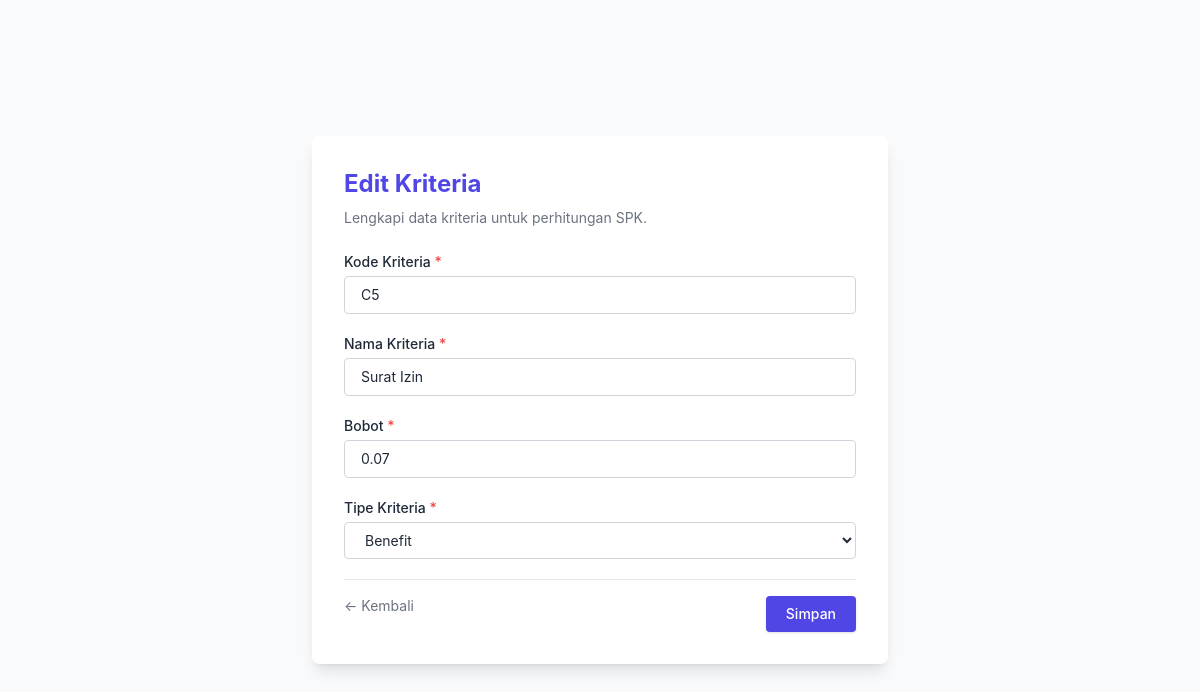
Screenshot of /app/views/kriteria/form.php?id=19 (signed in) with the database file from the repository.
### tables this page shows
CREATE TABLE `kriteria` (
  `id` int NOT NULL,
  `kode` varchar(10) NOT NULL,
  `nama` varchar(100) NOT NULL,
  `bobot` float NOT NULL,
  `tipe` enum('benefit','cost') NOT NULL,
  `created_at` timestamp NULL DEFAULT CURRENT_TIMESTAMP
);

### app/views/kriteria/form.php (the view, shortened to what this page needs)
<?php
require_once '../../../config/db.php';
$pageTitle = isset($_GET['id']) ? "Edit Kriteria" : "Tambah Kriteria";
$data = [
  'id' => '',
  'kode' => '',
  'nama' => '',
  'bobot' => '',
  'tipe' => 'benefit'
];
if (isset($_GET['id'])) {
  $stmt = $conn->prepare("SELECT * FROM kriteria WHERE id = ?");
  $stmt->execute([$_GET['id']]);
  $data = $stmt->fetch(PDO::FETCH_ASSOC);
}
?>
<!DOCTYPE html>
<html lang="id">
<head>
  <script src="https://cdn.tailwindcss.com"></script>
</head>
<body class="bg-gray-50 dark:bg-gray-900 text-gray-800 dark:text-white transition min-h-screen">
<main class="min-h-screen flex items-center justify-center px-6 py-12 fade-in">
  <div class="bg-white dark:bg-gray-800 p-8 rounded-lg shadow-lg w-full max-w-xl">
    <h1 class="text-2xl font-bold text-indigo-600 dark:text-indigo-400 mb-2"><?= $pageTitle ?></h1>
    <p class="text-sm text-gray-500 dark:text-gray-400 mb-6">Lengkapi data kriteria untuk perhitungan SPK.</p>
    <form action="../../../app/controllers/KriteriaController.php?action=<?= isset($_GET['id']) ? 'update&id=' . $_GET['id'] : 'store' ?>"
          method="POST" class="space-y-5" onsubmit="return validateForm()">
      <div>
        <label class="block text-sm font-medium mb-1">Kode Kriteria <span class="text-red-500">*</span></label>
        <input type="text" name="kode" value="<?= htmlspecialchars($data['kode']) ?>" required
               class="w-full px-4 py-2 border rounded bg-white dark:bg-gray-900 border-gray-300 dark:border-gray-600 text-sm">
      </div>
      <div>
        <label class="block text-sm font-medium mb-1">Nama Kriteria <span class="text-red-500">*</span></label>
        <input type="text" name="nama" value="<?= htmlspecialchars($data['nama']) ?>" required
               class="w-full px-4 py-2 border rounded bg-white dark:bg-gray-900 border-gray-300 dark:border-gray-600 text-sm">
      </div>
      <div>
        <label class="block text-sm font-medium mb-1">Bobot <span class="text-red-500">*</span></label>
        <input type="number" name="bobot" id="bobot" step="0.01"
               value="<?= is_numeric($data['bobot']) ? number_format($data['bobot'], 2, '.', '') : '' ?>"
               required class="w-full px-4 py-2 border rounded bg-white dark:bg-gray-900 border-gray-300 dark:border-gray-600 text-sm">
      </div>
      <div>
        <label class="block text-sm font-medium mb-1">Tipe Kriteria <span class="text-red-500">*</span></label>
        <select name="tipe" required
                class="w-full px-4 py-2 border rounded bg-white dark:bg-gray-900 border-gray-300 dark:border-gray-600 text-sm">
          <option value="benefit" <?= $data['tipe'] === 'benefit' ? 'selected' : '' ?>>Benefit</option>
        </select>
      </div>
      <div class="flex justify-between pt-4 border-t border-gray-200 dark:border-gray-700">
        <a href="index.php" class="text-sm text-gray-500 dark:text-gray-300 hover:underline">← Kembali</a>
        <button type="submit"
                class="bg-indigo-600 hover:bg-indigo-700 text-white px-5 py-2 rounded text-sm font-medium shadow">
          Simpan
        </button>
      </div>
    </form>
  </div>
</main>
</body>
</html>

### app/views/kriteria/form.php (style rules this page uses)
body { font-family: 'Inter', sans-serif; }
.fade-in { animation: fadeIn 0.5s ease-out forwards; opacity: 0; transform: translateY(20px); }

### rows the page displays
kriteria: kode "C5", nama "Surat Izin", bobot "0.07", tipe "Benefit"

### other values shown
$pageTitle "Edit Kriteria"
